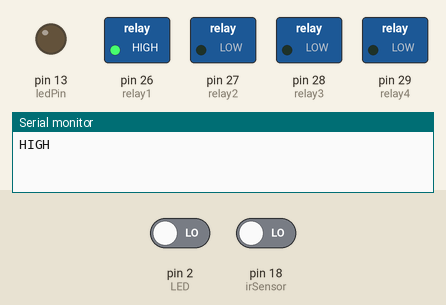
Bench run of a sketch on a simulated Arduino Mega 2560, built with avr-gcc and run on an emulated ATmega2560. Parts: switched loads named in the sketch (green lamp = pin HIGH), output pins drawn as LEDs (lit = HIGH), the last lines printed to the serial monitor. The test bench sets the inputs (shaded band); at power-on: pin 2 (LED) LOW, pin 18 (irSensor) LOW.

Above: at 0.1 s.
At 5.1 s:
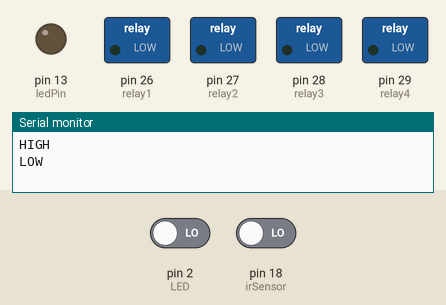
At 20.1 s:
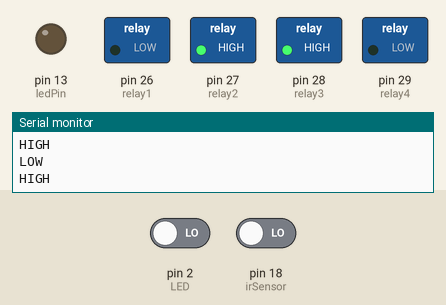
At 30.1 s:
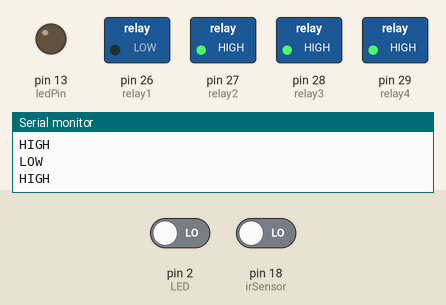
Timing chart, 0 to 31.6 s (numbered marks = the images above):
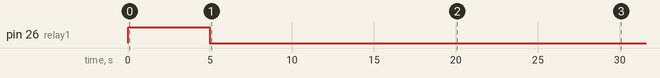

The sketch:

smart_mirror.ino
```cpp
//relay
const int relay1 = 26;
const int relay2 = 27;
const int relay3 = 28;
const int relay4 = 29;

//ir
const int irSensor=18;
const int LED=2;
int stat = 0;

//ldr
int ldrValue;

//adxl
const int xpin = 33;
const int ypin = 34;
const int zpin = 35;

//pir
int ledPin = 13;
int inputPin = 2;
int pirState = LOW;
int val = 0;

void setup() {
Serial.begin(115200);

//relay
pinMode(relay1, OUTPUT);
pinMode(relay2, OUTPUT);
pinMode(relay3, OUTPUT);
pinMode(relay4, OUTPUT);

//ir
pinMode(LED, OUTPUT);
pinMode(irSensor,INPUT);

//pir
pinMode(ledPin, OUTPUT);
pinMode(inputPin, INPUT);

relay1_on();
delay(5000);
relay1_off();
delay(5000);
relay2_on();
delay(5000);
relay1_off();
delay(5000);
relay3_on();
delay(5000);
relay1_off();
delay(5000);
relay4_on();
delay(5000);
relay1_off();
delay(5000);
ir();
delay(2000);
ldr();
delay(1000);
adxl();
delay(2000);
pir();
delay(2000);
}

void relay1_on() {
  digitalWrite(relay1, HIGH);
  Serial.println("HIGH");
}

void relay1_off(){
  digitalWrite(relay1, LOW);
  Serial.println("LOW");
}
void relay2_on() {
  digitalWrite(relay2, HIGH);
  Serial.println("HIGH");
}

void relay2_off(){
  digitalWrite(relay2, LOW);
  Serial.println("LOW");
}
void relay3_on() {
  digitalWrite(relay3, HIGH);
  Serial.println("HIGH");
}

void relay3_off(){
  digitalWrite(relay3, LOW);
  Serial.println("LOW");
}
void relay4_on() {
  digitalWrite(relay4, HIGH);
  Serial.println("HIGH");
}
void relay_4off(){
  digitalWrite(relay4, LOW);
  Serial.println("LOW");
}
void ir()
{
  stat = digitalRead(irSensor);
  if(stat == HIGH)
  {
    digitalWrite(LED, HIGH);
    Serial.println("irSensorhigh");
    delay(2000);
  }
  else
  {
    digitalWrite(LED, LOW);
    Serial.println("irsensorlow");
    delay(2000);
  }
}
void ldr()
{
  ldrValue = analogRead(36);
  Serial.print(ldrValue, DEC);
  Serial.print(" \n");
}
void adxl()
{
int x = analogRead(xpin);
delay(1); //
int y = analogRead(ypin);
delay(1);
int z = analogRead(zpin);
float zero_G = 512.0;
float scale = 102.3;
Serial.print(((float)x - 331.5)/65*9.8);
Serial.print("\t");
Serial.print(((float)y - 329.5)/68.5*9.8);
Serial.print("\t");
Serial.print(((float)z - 340)/68*9.8);
Serial.print("\n");
}
void pir(){
  val = digitalRead(inputPin);
  if (val == HIGH) {
    digitalWrite(ledPin, HIGH);
    if (pirState == LOW) {
      Serial.println("Motion detected!");
      pirState = HIGH;
    }
  } else {
    digitalWrite(ledPin, LOW);
    if (pirState == HIGH){
      Serial.println("Motion ended!");
      pirState = LOW;
    }
  }
}

void loop(){

}
```
